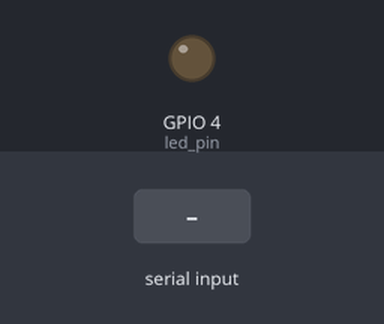
Simulated run of this program. Board: Raspberry Pi (BCM pin numbers). On the bench: output pins drawn as LEDs (lit = HIGH). The test bench sets the inputs (shaded band). What the program prints to the terminal is not drawn.

Above: at 1.2 s.
1.3 s: "3" typed at the terminal, then Enter
At 2.8 s:
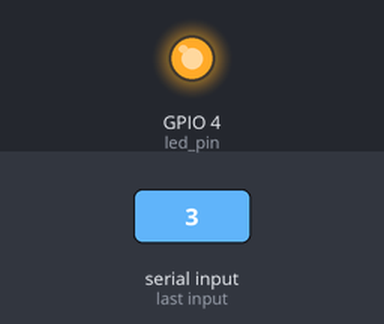
3.1 s: "2" typed at the terminal, then Enter
At 3.8 s:
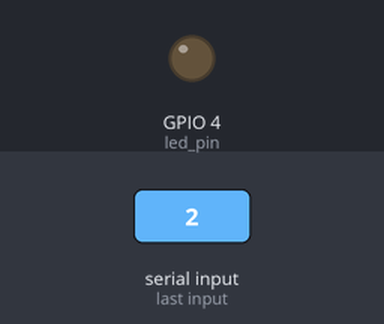
4.6 s: "5" typed at the terminal, then Enter
At 4.75 s:
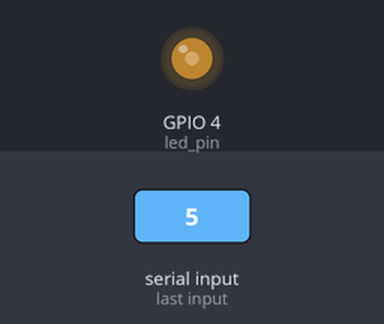
6.7 s: "1" typed at the terminal, then Enter
At 7.7 s:
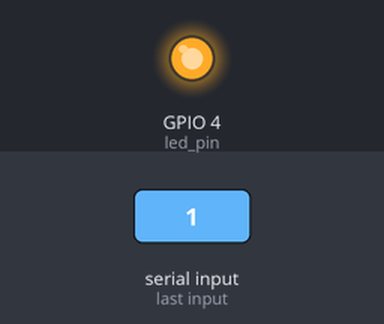
Timing chart, 0 to 9.2 s (numbered marks = the images above; inputs shaded):
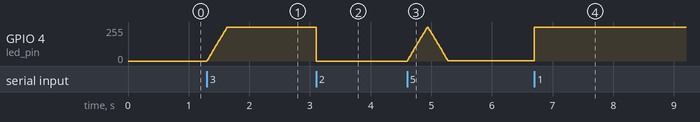

Measured:
- after the input at 1.3 s, GPIO 4 (led_pin): moves from 0/255 to 255/255 over 0.33 s, starting at once
- after the input at 3.1 s, GPIO 4 (led_pin): 255/255 → 0/255 at once
- after the input at 4.6 s, GPIO 4 (led_pin): rises from 0/255 to 255/255 in 0.33 s, then falls to 3/255 in 0.34 s
- after the input at 6.7 s, GPIO 4 (led_pin): 3/255 → 255/255 at once

The program:

LKJmission013002.py
```python
import RPi.GPIO as GPIO
import time

led_pin = 4 # 0 for WiringPi

GPIO.setmode(GPIO.BCM)

GPIO.setup(led_pin, GPIO.OUT)

pwm = GPIO.PWM(led_pin, 100) #channel=led_pin frequency=100Hz
pwm.start(0)

try:
	while True :
		print("1. LED 켜기")
		print("2. LED 끄기")
		print("3. LED 3초간 점점 밝기")
		print("4. LED 3초간 점점 어둡기")
		print("5. LED 3초간 점점 밝아지다가 3초간 점점 어둡기")
		print("6. 원하는 초 입력하면 입력된 초 동안 점점 밝아지다가 어두워지기")
		print("0. 프로그램 종료")

		choice = int(input("원하는 기능: "))

		if choice == 1:
			pwm.ChangeDutyCycle(100)
			print("LED ON")
		if choice == 2:
			pwm.ChangeDutyCycle(0)
			print("LED OFF")
		if choice == 3:
			for t_high in range(1,101,3):
				pwm.ChangeDutyCycle(t_high)
				time.sleep(0.01)
			print("LED ON")
		if choice == 4:
			for t_high in range(100, -1, -3):
				pwm.ChangeDutyCycle(t_high)
				time.sleep(0.01)
			print("LED OFF")
		if choice == 5:
			for t_high in range(1,101,3):
				pwm.ChangeDutyCycle(t_high)
				time.sleep(0.01)
			for t_high in range(100, -1, -3):
				pwm.ChangeDutyCycle(t_high)
				time.sleep(0.01)
			print("LED ON \nLED OFF")
		if choice == 6:
			custom_duration = int(input("원하는 초를 입력하세요: "))
			step_count = 100
			sleep_time = custom_duration / (2 * step_count)

			for t_high in range(0, 101, 1):
				pwm.ChangeDutyCycle(t_high)
				time.sleep(sleep_time)
			print("LED ON")
			for t_high in range(100, -1, -1):
				pwm.ChangeDutyCycle(t_high)
				time.sleep(sleep_time)
			print("LED OFF")
		if choice == 0:
			break
		else :
			print("올바른 번호를 입력하세요.")

except KeyboardInterrupt:
	pass

pwm.stop()
GPIO.cleanup()
```
